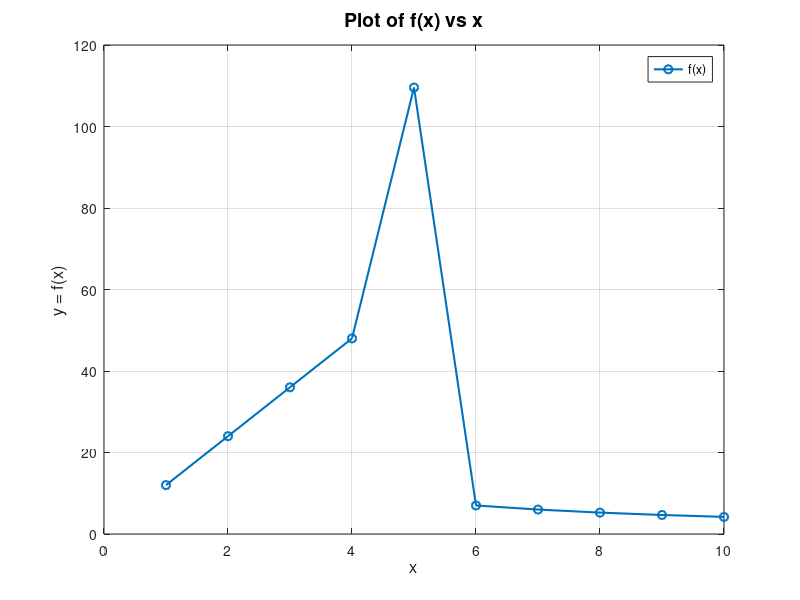

The MATLAB source for this figure:
a = 7;
b = 12;
c = 21;
x = 1:10;
y = zeros(size(x)); 
for i = 1:length(x)
    if x(i) < 5
        y(i) = x(i) * b; 
    elseif x(i) == 5
        y(i) = a^2 * sqrt(x(i)); 
    else
        y(i) = (2 * c) / x(i); % Condition: x > 5
    end
end
figure;
plot(x, y, '-o', 'LineWidth', 1.5, 'MarkerSize', 6);
xlabel('x', 'FontSize', 12);
ylabel('y = f(x)', 'FontSize', 12);
title('Plot of f(x) vs x', 'FontSize', 14);
grid on;
set(gca, 'FontSize', 10);
legend('f(x)', 'Location', 'best');